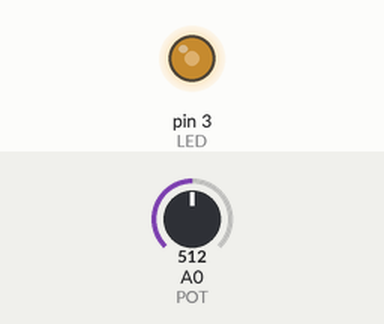
A sketch run on a simulated Arduino Uno, built with avr-gcc and run on an emulated ATmega328P. Parts: output pins drawn as LEDs (lit = HIGH). The test bench sets the inputs (shaded band); at power-on: A0 (POT) = 512.

Above: at 1.2 s.
1.3 s: A0 (POT) set to 716
At 2.2 s:
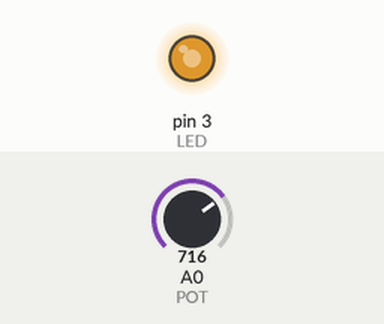
2.8 s: A0 (POT) set to 900
At 3.3 s:
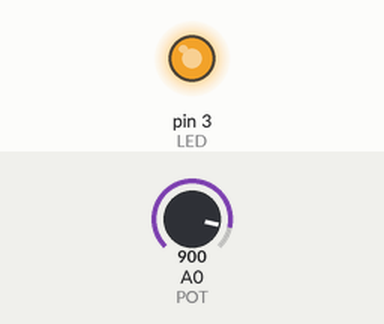
4.3 s: A0 (POT) set to 122
At 5.5 s:
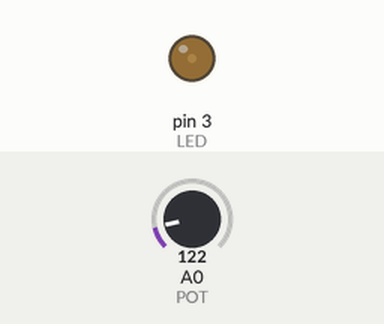
5.8 s: A0 (POT) set to 0
At 6.8 s:
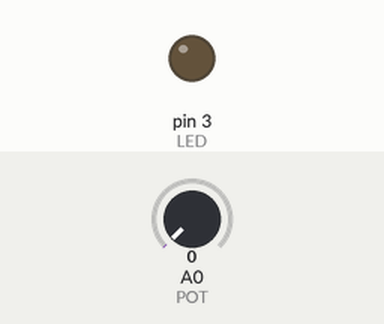
Timing chart, 0 to 8.3 s (numbered marks = the images above; inputs shaded):
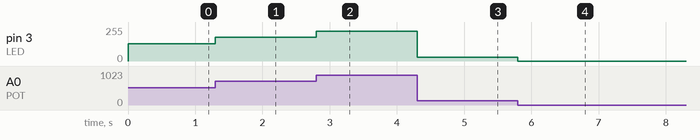

Measured:
- after the input at 1.3 s, pin 3 (LED): 128/255 → 179/255 at once
- after the input at 2.8 s, pin 3 (LED): 179/255 → 225/255 at once
- after the input at 4.3 s, pin 3 (LED): 225/255 → 30/255 at once
- after the input at 5.8 s, pin 3 (LED): 30/255 → 0/255 at once

The sketch:

sketch_jan04d.ino
```cpp
int LED = 3;
int POT = 0;
int tempo;

void setup() {
  pinMode(LED, OUTPUT);
}

void loop() {
  /*tempo = analogRead(POT);
  digitalWrite(LED, HIGH);
  delay(tempo);
  digitalWrite(LED, LOW);
  delay(tempo);*/
  analogWrite(LED, analogRead(POT)/4);
}
```
